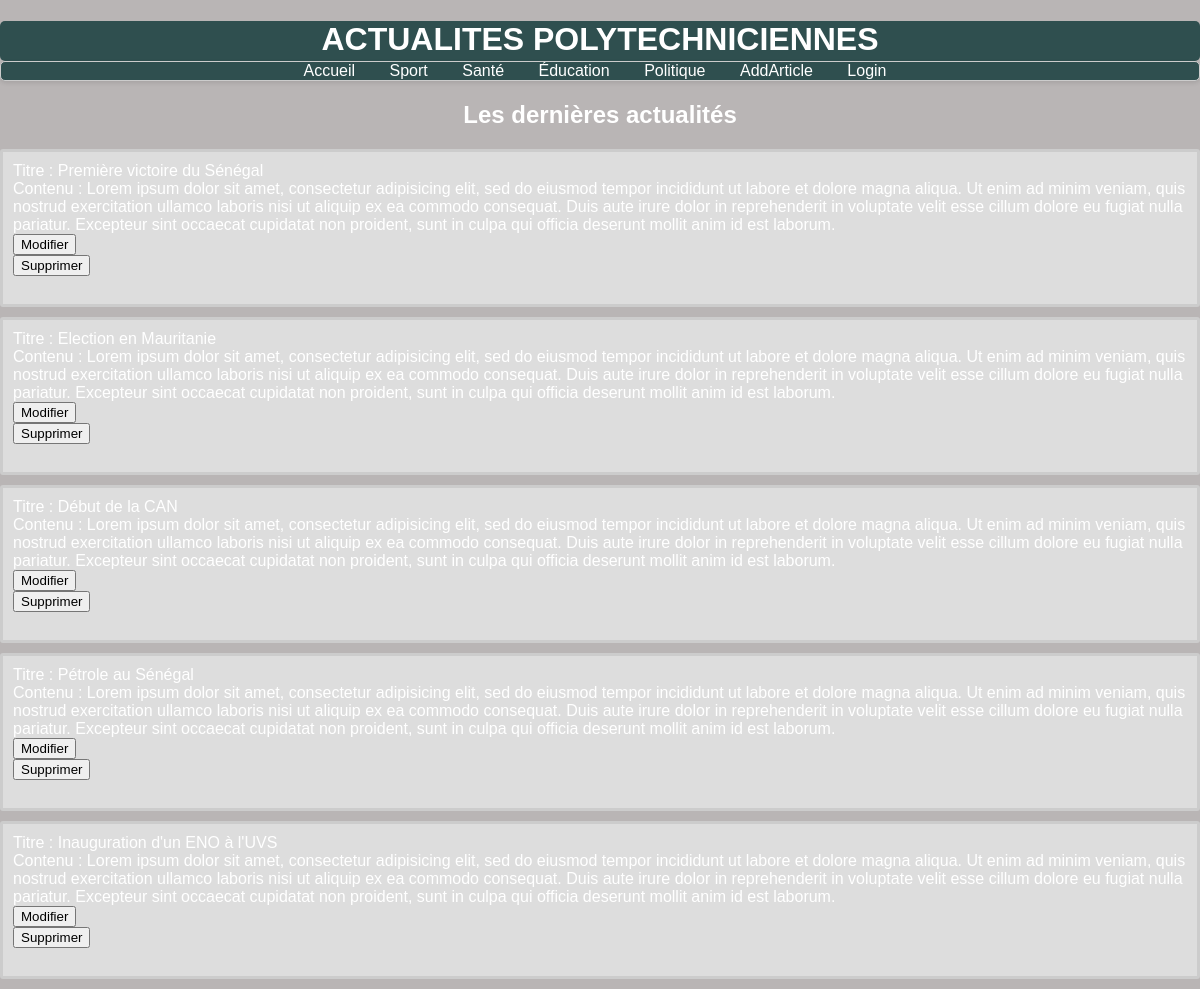
Page /vue/index.php on the committed database.
### tables this page shows
CREATE TABLE `article` (
  `id` int(11) NOT NULL,
  `titre` varchar(255) DEFAULT NULL,
  `contenu` text DEFAULT NULL,
  `dateCreation` datetime DEFAULT current_timestamp(),
  `dateModification` datetime DEFAULT current_timestamp(),
  `categorie` int(11) DEFAULT NULL
);

### modele/model.php (called while the page is built, shortened)
<?php
$servername = "localhost";
$username = "root";
$password = "";
$dbname = "mglsi_news";
class ArticleModel
{
    private $pdo;
    public function __construct()
    {
        global $servername, $username, $password, $dbname;
        try {
            $this->pdo = new PDO("mysql:host=$servername;dbname=$dbname", $username, $password);
            $this->pdo->setAttribute(PDO::ATTR_ERRMODE, PDO::ERRMODE_EXCEPTION);
        } catch (PDOException $e) {
            echo "Erreur de connexion à la base de données : " . $e->getMessage();
            die();
        }
    }
    public function getAllArticles()
    {
        $articles = [];
        try {
            $sql = "SELECT * FROM Article";
            $stmt = $this->pdo->prepare($sql);
            $stmt->execute();
            if ($stmt->rowCount() > 0) {
                while ($row = $stmt->fetch(PDO::FETCH_ASSOC)) {
                    $article = new Article($row["id"], $row["titre"], $row["contenu"]);
                    $articles[] = $article;
                }
            }
        } catch (PDOException $e) {
            echo "Erreur lors de la récupération des articles : " . $e->getMessage();
        }
        return $articles;
    }
}

### controller/controller.php (called while the page is built)
<?php
require_once '../modele/model.php';
require_once '../modele/article.php';
class ArticleController
{
    private $model;
    public function __construct()
    {
        $this->model = new ArticleModel();
    }
    public function getArticles()
    {
        if (isset($_GET['categorie'])) {
            $categorie = $_GET['categorie'];
            return $this->model->getArticlesByCategory($categorie);
        } else {
            return $this->model->getAllArticles();
        }
    }
}

### modele/article.php (called while the page is built, shortened)
<?php
class Article
{
    private $titre;
    private $contenu;
    public function __construct($id, $titre, $contenu)
    {
        $this->titre = $titre;
        $this->contenu = $contenu;
    }
    public function getTitre()
    {
        return $this->titre;
    }
    public function getContenu()
    {
        return $this->contenu;
    }
}
?>

### vue/index.php (the view, shortened to what this page needs)
<?php
require_once '../controller/AuthController.php';
?>
<!DOCTYPE html>
<html>
<head>
<link rel="stylesheet" type="text/css" href="../css/style.css">
</head>
<body>
<div class="card-1">
    <h1>ACTUALITES POLYTECHNICIENNES</h1>
</div>
<div class="card">
    <nav>
        <ul>
            <li><a href="index.php">Accueil</a></li>
            <li><a href="index.php?categorie=3">Sport</a></li>
            <li><a href="index.php?categorie=6">Santé</a></li>
            <li><a href="index.php?categorie=3">Éducation</a></li>
            <li><a href="index.php?categorie=4">Politique</a></li>
            <li><a href="ajouter_article.php">AddArticle</a></li>
            <?php
            if(isset($_SESSION['user'])){
                       echo' <li><a href="../logout.php">logout</a></li>';
            }else{
                       echo' <li><a href="AuthVue.php">Login</a></li>';
            }
            ?>
        </ul>
    </nav>
</div>
<h2>Les dernières actualités</h2>
<?php
require_once '../controller/controller.php';
$controller = new ArticleController();
$articles = $controller->getArticles();
if (!empty($articles)) {
    foreach ($articles as $article) {
        echo '<div class="article">';
        echo 'Titre : ' . $article->getTitre() . '<br>';
        echo 'Contenu : ' . $article->getContenu() . '<br>';
        echo '<form method="get" action="modifier_article.php">';
        echo '<input type="submit" value="Modifier">';
        echo '</form>';
        echo '<form method="post" action="../modele/supprimer_article.php">';
        echo '<input type="submit" value="Supprimer">';
        echo '</form>';
        echo '<br>';
        echo '</div>';
    }
} else {
    echo 'Aucun article trouvé.';
}
?>
</body>
</html>

### css/style.css (style rules this page uses)
.card-1 { border-radius: 5px; background-color: darkslategray; height: 40px; }
.card-1 h1 { text-decoration-color: white; }
h1 { text-align: center; color: white; }
h2 { text-align: center; }
nav ul { text-align: center; list-style-type: none; margin: 0; padding: 0; }
nav li { display: inline; margin-right: 10px; }
nav a { text-decoration: none; color: #000; padding: 5px 10px; border-radius: 3px; color: white; }
.card { width: 100%; height: 20px; border: 1px solid #ccc; border-radius: 5px; box-shadow: 0 2px 4px rgba(0, 0, 0, 0.1); overflow: hidden; background-color: darkslategray; }
.article { border: 3px solid #ccc; padding: 10px; margin-bottom: 10px; border-radius: 3px; background-color: #ddd; }
* { box-sizing: border-box; }
body { margin: 0; padding: 0; font-family: sans-serif; font-size: 16px; color: #fff; background-color: #b9b5b5; }

### rows in the picture
article: titre "Première victoire du Sénégal", contenu "Lorem ipsum dolor sit amet, consectetur adipisicing elit, sed do eiusmod tempor incididunt ut labore et dolore magna aliqua. Ut enim ad minim veniam, quis nostrud exercitation ullamco laboris nisi ut aliquip ex ea commodo consequat. Duis aute irure dolor in reprehenderit in voluptate velit esse cillum dolore eu fugiat nulla pariatur. Excepteur sint occaecat cupidatat non proident, sunt in culpa qui officia deserunt mollit anim id est laborum."
article: titre "Election en Mauritanie", contenu "Lorem ipsum dolor sit amet, consectetur adipisicing elit, sed do eiusmod tempor incididunt ut labore et dolore magna aliqua. Ut enim ad minim veniam, quis nostrud exercitation ullamco laboris nisi ut aliquip ex ea commodo consequat. Duis aute irure dolor in reprehenderit in voluptate velit esse cillum dolore eu fugiat nulla pariatur. Excepteur sint occaecat cupidatat non proident, sunt in culpa qui officia deserunt mollit anim id est laborum."
article: titre "Début de la CAN", contenu "Lorem ipsum dolor sit amet, consectetur adipisicing elit, sed do eiusmod tempor incididunt ut labore et dolore magna aliqua. Ut enim ad minim veniam, quis nostrud exercitation ullamco laboris nisi ut aliquip ex ea commodo consequat. Duis aute irure dolor in reprehenderit in voluptate velit esse cillum dolore eu fugiat nulla pariatur. Excepteur sint occaecat cupidatat non proident, sunt in culpa qui officia deserunt mollit anim id est laborum."
article: titre "Pétrole au Sénégal", contenu "Lorem ipsum dolor sit amet, consectetur adipisicing elit, sed do eiusmod tempor incididunt ut labore et dolore magna aliqua. Ut enim ad minim veniam, quis nostrud exercitation ullamco laboris nisi ut aliquip ex ea commodo consequat. Duis aute irure dolor in reprehenderit in voluptate velit esse cillum dolore eu fugiat nulla pariatur. Excepteur sint occaecat cupidatat non proident, sunt in culpa qui officia deserunt mollit anim id est laborum."
article: titre "Inauguration d'un ENO à l'UVS", contenu "Lorem ipsum dolor sit amet, consectetur adipisicing elit, sed do eiusmod tempor incididunt ut labore et dolore magna aliqua. Ut enim ad minim veniam, quis nostrud exercitation ullamco laboris nisi ut aliquip ex ea commodo consequat. Duis aute irure dolor in reprehenderit in voluptate velit esse cillum dolore eu fugiat nulla pariatur. Excepteur sint occaecat cupidatat non proident, sunt in culpa qui officia deserunt mollit anim id est laborum."
